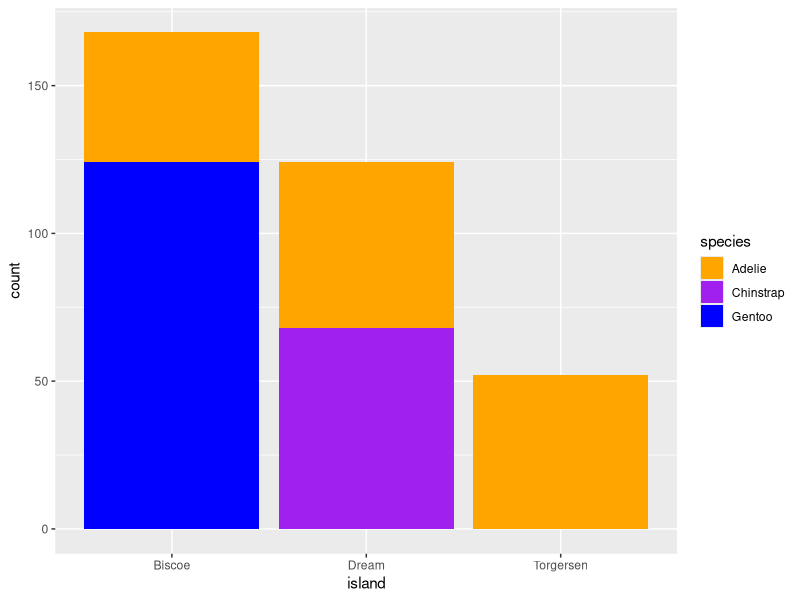
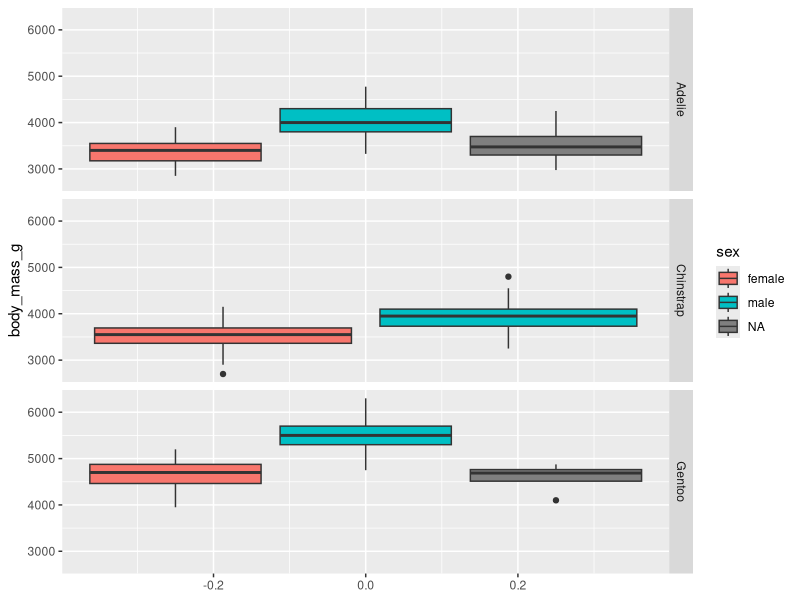

Generate these figures, in order, with R:
#install.packages("palmerpenguins")
library(palmerpenguins)
data(package = 'palmerpenguins')

View(penguins)

#1) 

summary(penguins)

#2)

#install.packages("ggplot2")
library(ggplot2)

colores <- c("orange", "purple", "blue")

ggplot(data = penguins) + 
  geom_bar(aes(x = island, fill = species)) +
  scale_fill_manual(values = colores) 

#La especie Adelie se ha muestreado en todas las islas
#En la isla Dream se han muestreado 125 pingüinos

#3)

 ggplot(data = penguins) +
  geom_boxplot(aes(y = body_mass_g, fill = sex)) +
  facet_grid(rows = vars(species))
#La especie Gentoo tiene mayor tamaño
#En la especie Chinstrap las diferencias de tamaño entre machos y hembras son menores